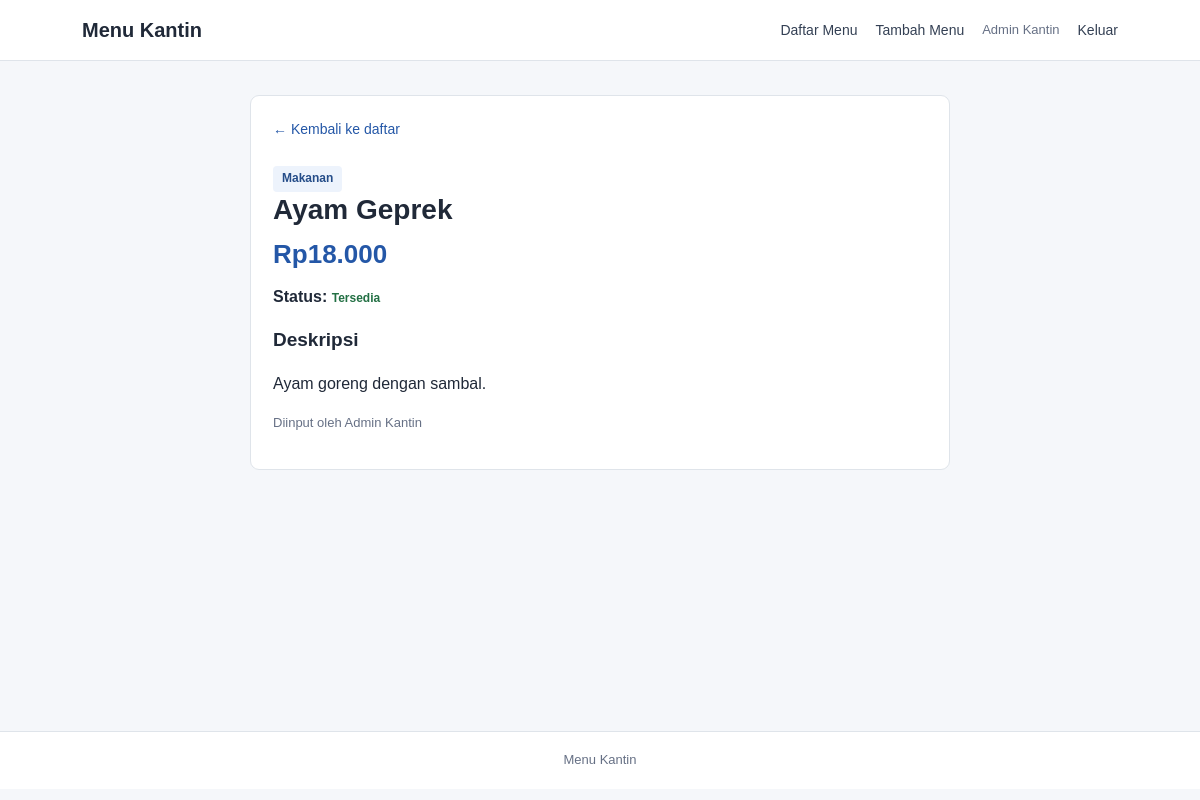
The app's page /detail.php?id=2 (signed in) with its own data.
### tables this page shows
CREATE TABLE menu_kantin (
    id INT UNSIGNED AUTO_INCREMENT PRIMARY KEY,
    pengguna_id INT UNSIGNED NOT NULL,
    nama_menu VARCHAR(150) NOT NULL,
    kategori ENUM('Makanan', 'Minuman', 'Camilan') NOT NULL,
    harga INT UNSIGNED NOT NULL,
    tersedia ENUM('Ya', 'Tidak') NOT NULL,
    deskripsi VARCHAR(2000) NOT NULL DEFAULT '',
    CONSTRAINT cek_harga_menu CHECK (harga BETWEEN 1000 AND 100000),
    CONSTRAINT fk_menu_pengguna FOREIGN KEY (pengguna_id)
        REFERENCES pengguna(id) ON UPDATE CASCADE ON DELETE RESTRICT
);

CREATE TABLE pengguna (
    id INT UNSIGNED AUTO_INCREMENT PRIMARY KEY,
    username VARCHAR(30) NOT NULL UNIQUE,
    nama VARCHAR(100) NOT NULL,
    peran ENUM('admin', 'anggota') NOT NULL DEFAULT 'anggota',
    hash_sandi VARCHAR(255) NOT NULL
);

### sesi.php (called while the page is built, shortened)
<?php
function e($nilai) {
    return htmlspecialchars((string) $nilai, ENT_QUOTES, 'UTF-8');
}
?>

### detail.php (the view, shortened to what this page needs)
<?php
require_once 'koneksi.php';
require_once 'sesi.php';
$id = filter_input(INPUT_GET, 'id', FILTER_VALIDATE_INT);
$stmt = $koneksi->prepare(
    "SELECT m.id, m.nama_menu, m.kategori, m.harga, m.tersedia, m.deskripsi,
            p.nama AS nama_penginput
     FROM menu_kantin m
     JOIN pengguna p ON m.pengguna_id = p.id
     WHERE m.id = ? LIMIT 1"
);
$stmt->bind_param('i', $id);
$stmt->execute();
$menu = $stmt->get_result()->fetch_assoc();
require 'header.php';
?>
<section class="detail-card">
    <a class="back-link" href="daftar.php">&larr; Kembali ke daftar</a>
    <span class="category"><?= e($menu['kategori']) ?></span>
    <h1><?= e($menu['nama_menu']) ?></h1>
    <p class="price large">Rp<?= number_format((int) $menu['harga'], 0, ',', '.') ?></p>
    <p><strong>Status:</strong>
        <span class="status <?= $menu['tersedia'] === 'Ya' ? 'available' : 'unavailable' ?>">
            <?= e($menu['tersedia'] === 'Ya' ? 'Tersedia' : 'Tidak tersedia') ?>
        </span>
    </p>
    <h2>Deskripsi</h2>
    <p class="description"><?= nl2br(e($menu['deskripsi'])) ?></p>
    <p class="muted small">Diinput oleh <?= e($menu['nama_penginput']) ?></p>
</section>
<?php require 'footer.php'; ?>

### style.css (style rules this page uses)
* { box-sizing: border-box; }
:root { --biru: #2457a7; --biru-gelap: #193f7b; --teks: #202938; --abu: #667085; --garis: #dfe4ea; --latar: #f5f7fa; --putih: #ffffff; }
body { margin: 0; font-family: Arial, Helvetica, sans-serif; color: var(--teks); background: var(--latar); line-height: 1.6; }
a { color: var(--biru); text-decoration: none; }
h1, h2, p { margin-top: 0; }
h1 { margin-bottom: 6px; font-size: 28px; line-height: 1.3; }
h2 { font-size: 19px; }
.muted { color: var(--abu); }
.small { font-size: 13px; }
.menu-card, .form-card, .detail-card, .empty-state { background: var(--putih); border: 1px solid var(--garis); border-radius: 9px; padding: 22px; }
.category { display: inline-block; padding: 3px 9px; border-radius: 4px; background: #edf3fc; color: #254d89; font-size: 12px; font-weight: 600; }
.status { display: inline-block; font-size: 12px; font-weight: 600; }
.available { color: #237044; }
.price { color: var(--biru); font-size: 20px; font-weight: 700; margin-bottom: 8px; }
.price.large { font-size: 26px; }
.detail-card { max-width: 700px; margin: 0 auto; }
.back-link { display: block; margin-bottom: 24px; font-size: 14px; }
.description { white-space: normal; overflow-wrap: anywhere; }

### records on screen
menu_kantin: kategori "Makanan", nama_menu "Ayam Geprek", harga "18.000", tersedia "Tersedia", deskripsi "Ayam goreng dengan sambal.", pengguna.nama "Admin Kantin"

### other values on screen
$_SESSION['nama'] "Admin Kantin"
